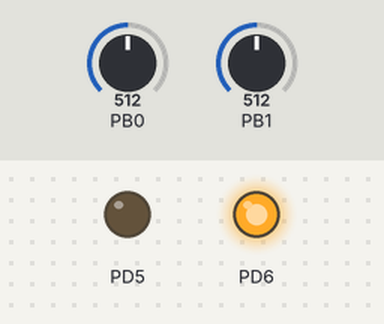
This program was run on a simulated ATtiny2313, built with avr-gcc and emulated at 1 MHz. On the bench: output pins drawn as LEDs (lit = HIGH). The test bench sets the inputs (shaded band); at power-on: PB0 = 512, PB1 = 512. Sleep ends after the set time or at an interrupt.

Above: at 0.1 s.
At 124.2 s:
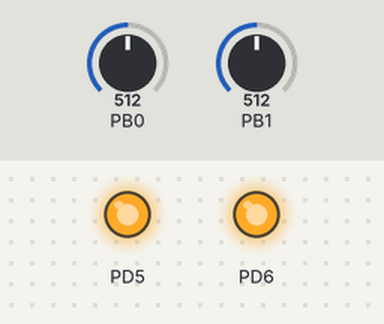
Timing chart, 0 to 130.0 s (numbered marks = the images above):
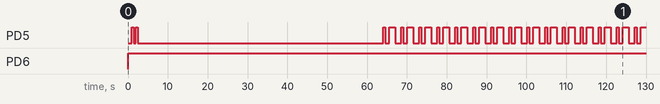

Measured:
- by itself, PD5: LOW → HIGH at 1.0 s, → LOW 0.50 s later, → HIGH 0.50 s later, → LOW 0.50 s later, … (63 changes in this stretch)
- by itself, PD6: LOW → HIGH at 0.00 s

The program:

main.c
```c
// (licence header left out)
#define F_CPU 1000000UL

#include <avr/io.h>
#include <avr/interrupt.h>
#include <util/delay.h>
#include <stdbool.h>
#include <avr/sleep.h>

/*
	PB1 (AIN1)	- detector signal
	PB0 (AIN0)	- reference
	PD6			- detector on/off
	PD5			- alarm on/off
*/

#pragma region HAL

inline void init(void)
{
	//set ports to out
	PORTD = 0;
	DDRD = (1 << DDD5) | (1 << DDD6);

	//disable digital input on comparator pins
	DIDR = (1 << AIN1D) | (1 << AIN0D);

	//timer init
	TCCR1A = 0;
	TCCR1B = (1 << WGM12)| (1 << CS12) | (1 << CS10); // clk/1024, CTC mode
	TCCR1C = 0;
	OCR1A  = 488;			// T = 0.5 sec
	OCR1B  = 0;
	TIMSK  = (1 << OCIE1A);	// interrupt on overflow

	set_sleep_mode(SLEEP_MODE_IDLE);

	//enable interrupts
	sei();
}

// I'm using active buzzer so there is no PWM or something else for Alarm signal
inline void turnAlarmOn(void)		{ PORTD |= (1 << PD5);  }
inline void turnAlarmOff(void)		{ PORTD &= ~(1 << PD5); }
inline void turnDetectorOn(void)	{ PORTD |= (1 << PD6);	}
inline void turnDetectorOff(void)	{ PORTD &= ~(1 << PD6);	}
inline bool getSensorValue(void)	{ return !(ACSR & (1 << ACO));	}


#pragma endregion HAL

#pragma region input filter

// if we have some noise, then gas detected
#define FILTER_WINDOW_SIZE 16

bool gasDetected(void)
{
	for(uint8_t i = 0; i < FILTER_WINDOW_SIZE; i++)
		if(getSensorValue())
			return true;
	return false;
}

#pragma endregion input filter

#pragma region Sound

// 8 notes are playing for each sound: one per bit
typedef enum {SoundInitDone = 0b00000101, SoundAlarm = 0b00111001, SoundNone = 0 } Sound;
Sound	nextSound = 0;

inline void setDiscreteSound(Sound sound)
{
	nextSound = sound;
}

inline Sound getDiscreteSound(void)
{
	Sound s = nextSound;
	nextSound = SoundNone;
	return s;
}

void playDiscreteSound()
{
	static uint8_t currentSound = 0;
	static uint8_t soundNoteNum = 8;

	if(soundNoteNum == 8)
	{
		currentSound = getDiscreteSound();
		soundNoteNum = 0;
	}
	else
	{
		if(currentSound & (1 << soundNoteNum++))
			turnAlarmOn();
		else
			turnAlarmOff();
	}
}
#pragma endregion Sound

#pragma region FSM

//periods of sensor preheat before detection and waiting after
#define HEAT_PERIOD 60
#define WAIT_PERIOD 300

#define TIMER_TICKS_IN_SECOND 2

/*
FSM states:
	INIT	- first step
	HEAT	- enable heater in sensor and wait
	DETECT	- check sensor value
	ALARM	- gas detected, enable alarm sound
	WAIT	- sensor heater disabled

    INIT -> HEAT -> DETECT -.
             ^        |     |
             |        |     |
            WAIT <----'     |
             ^              |
             |              |
            ALARM <---------'
             ^  |
             ''''
*/

typedef enum {Init, Heat, Detect, Alarm, Wait } FsmState;

inline FsmState getNextState(FsmState state, uint16_t currentStateDelay)
{
	switch (state)
	{
		default:
		case Init:		return Heat;
		case Heat:		return (currentStateDelay) ? Heat : Detect;
		case Detect:	return gasDetected() ? Alarm : Wait;
		case Wait:		return (currentStateDelay) ? Wait : Heat;
		case Alarm:		return gasDetected() ? Alarm : Wait;
	}
}

uint16_t getStateDelay(FsmState state)
{
	switch (state)
	{
		default:
		case Init:		return 0;
		case Heat:		return HEAT_PERIOD * TIMER_TICKS_IN_SECOND;
		case Detect:	return 0;
		case Wait:		return WAIT_PERIOD * TIMER_TICKS_IN_SECOND;
		case Alarm:		return 0;
	}
}

inline void setStateOutput(FsmState state)
{
	switch (state)
	{
		case Init:		break;
		case Heat:		turnDetectorOn(); break;
		case Detect:	break;
		case Wait:		turnDetectorOff(); break;
		case Alarm:		setDiscreteSound(SoundAlarm); break;
	}
}

void fsm(void)
{
	static FsmState State = Init;
	static uint16_t currentStateDelay = 0;

	FsmState Next = getNextState(State, currentStateDelay);
	currentStateDelay = (currentStateDelay > 0) ? (currentStateDelay - 1) : getStateDelay(Next);

	State = Next;
	setStateOutput(State);
}
#pragma endregion FSM

int main(void)
{
	init();

	turnDetectorOn();

	setDiscreteSound(SoundInitDone);

	while (1)
		sleep_mode();
}

ISR(TIMER1_COMPA_vect)
{
	playDiscreteSound();

	fsm();
}
```
